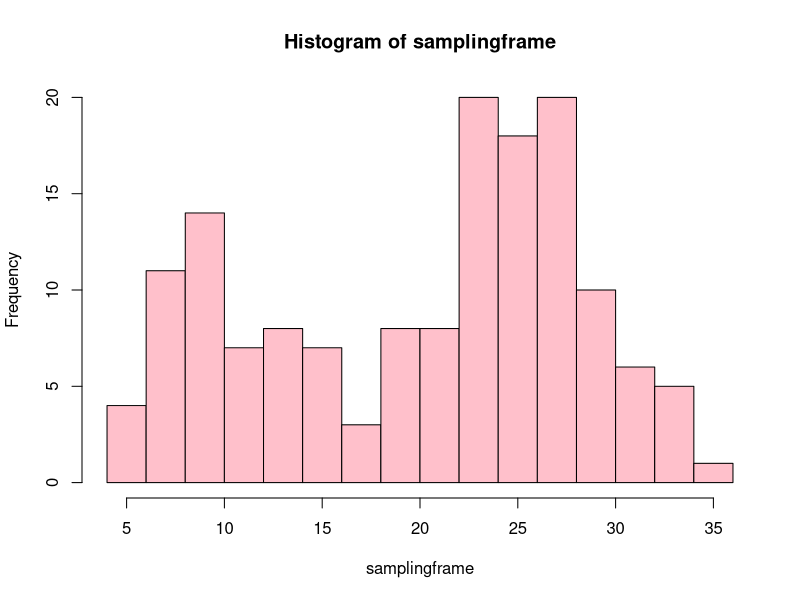
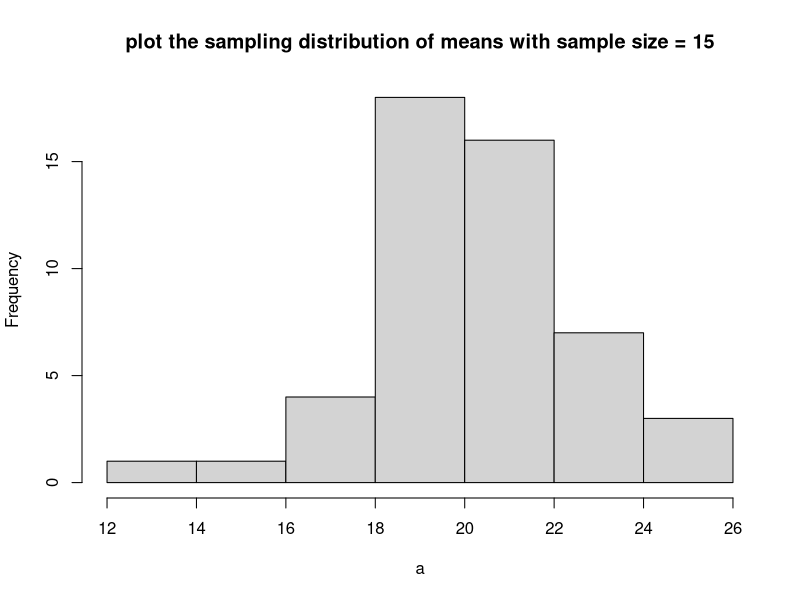
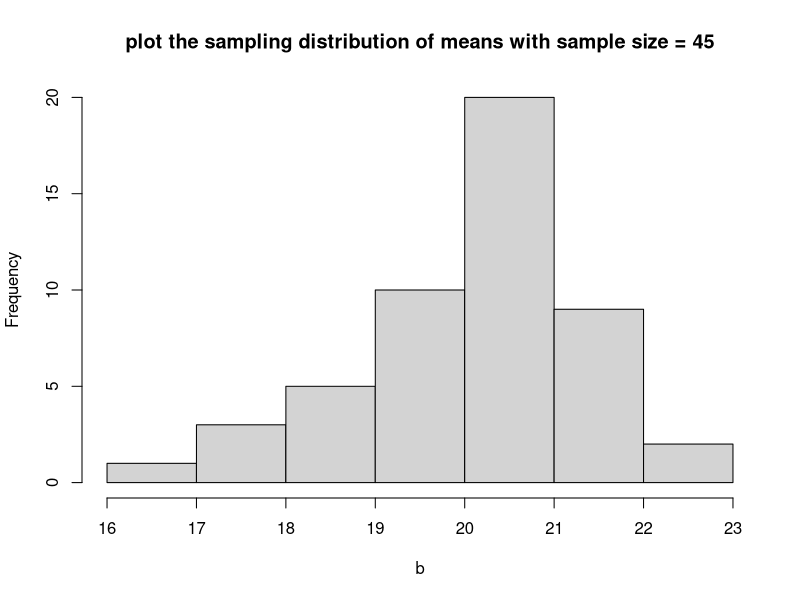
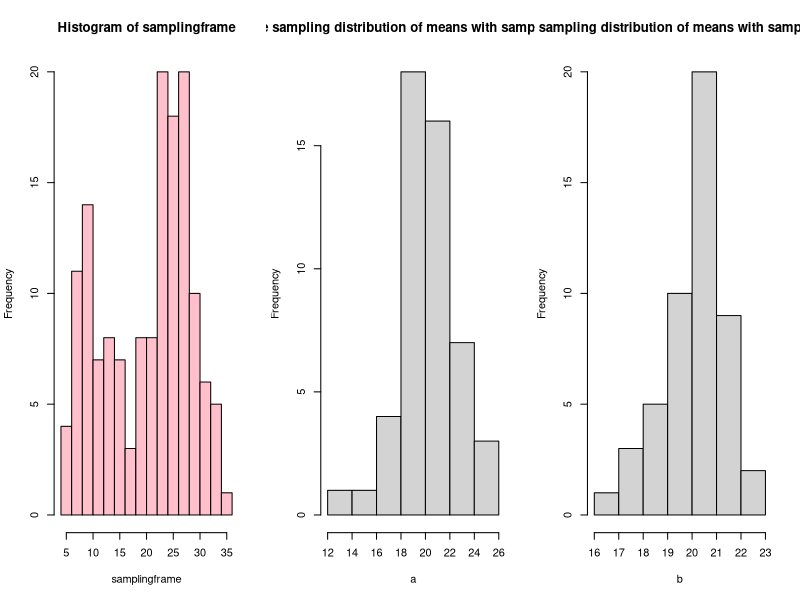

The R source for these figures, in order:
## ---- chunk 1
rnorm2 <- function(n,mean,sd) { mean+sd*scale(rnorm(n)) } 
set.seed(1239)
r1 <- rnorm2(100,25,4) 
r2 <- rnorm2(50,10,3) 
samplingframe <- c(r1,r2) 
hist(samplingframe, breaks=20,col = "pink")
## ---- chunk 2
set.seed(1239)
a=1:50
for(i in 1:50) a[i]=mean(sample(samplingframe,size = 15, replace = T))
hist(a, main = "plot the sampling distribution of means with sample size = 15")

## ---- chunk 3
set.seed(1239)
b =1:50
for(i in 1:50) b[i]=mean(sample(samplingframe,size = 45, replace = T))
hist(b, main = "plot the sampling distribution of means with sample size = 45")
## ---- chunk 4
op <- par(mfrow = c(1, 3)) 
hist(samplingframe, breaks=20,col = "pink")
f2=hist(a, main = "plot the sampling distribution of means with sample size = 15")
hist(b, main = "plot the sampling distribution of means with sample size = 45")
